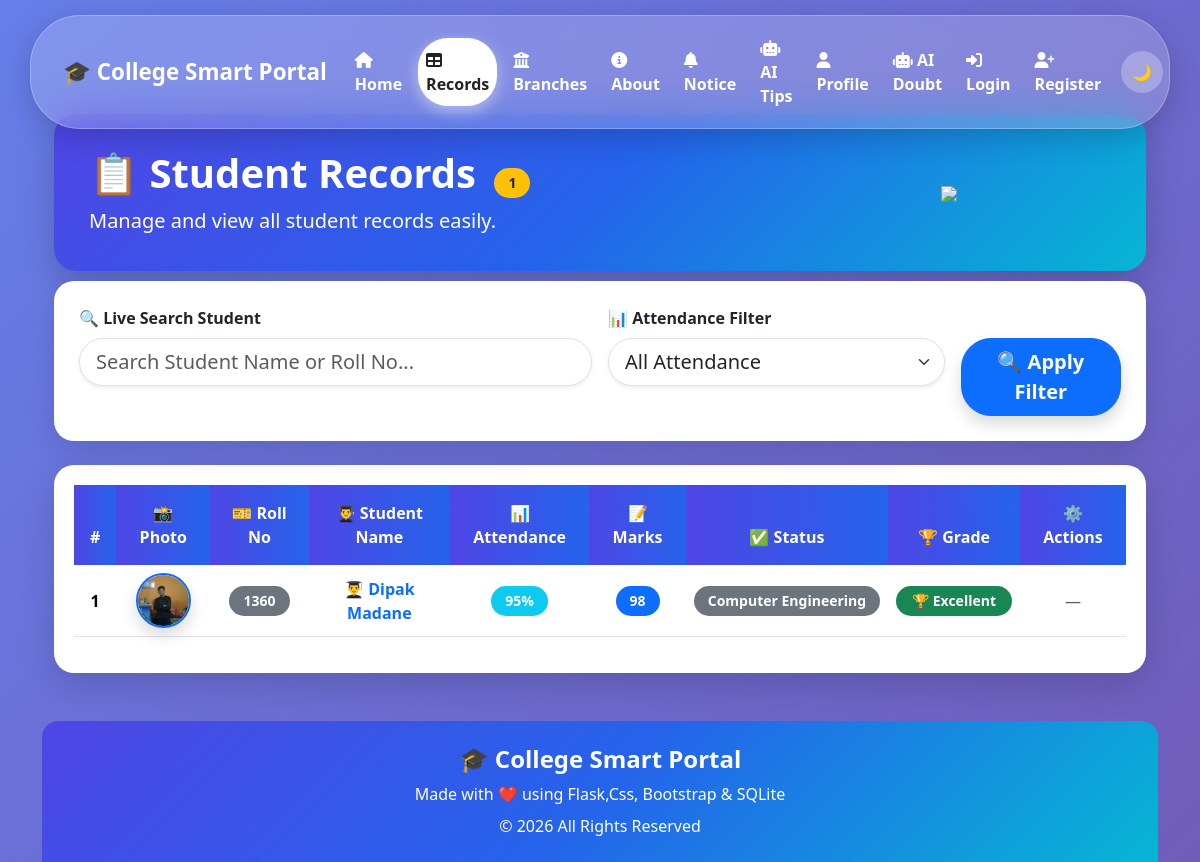
Page /record on the earlier database version.
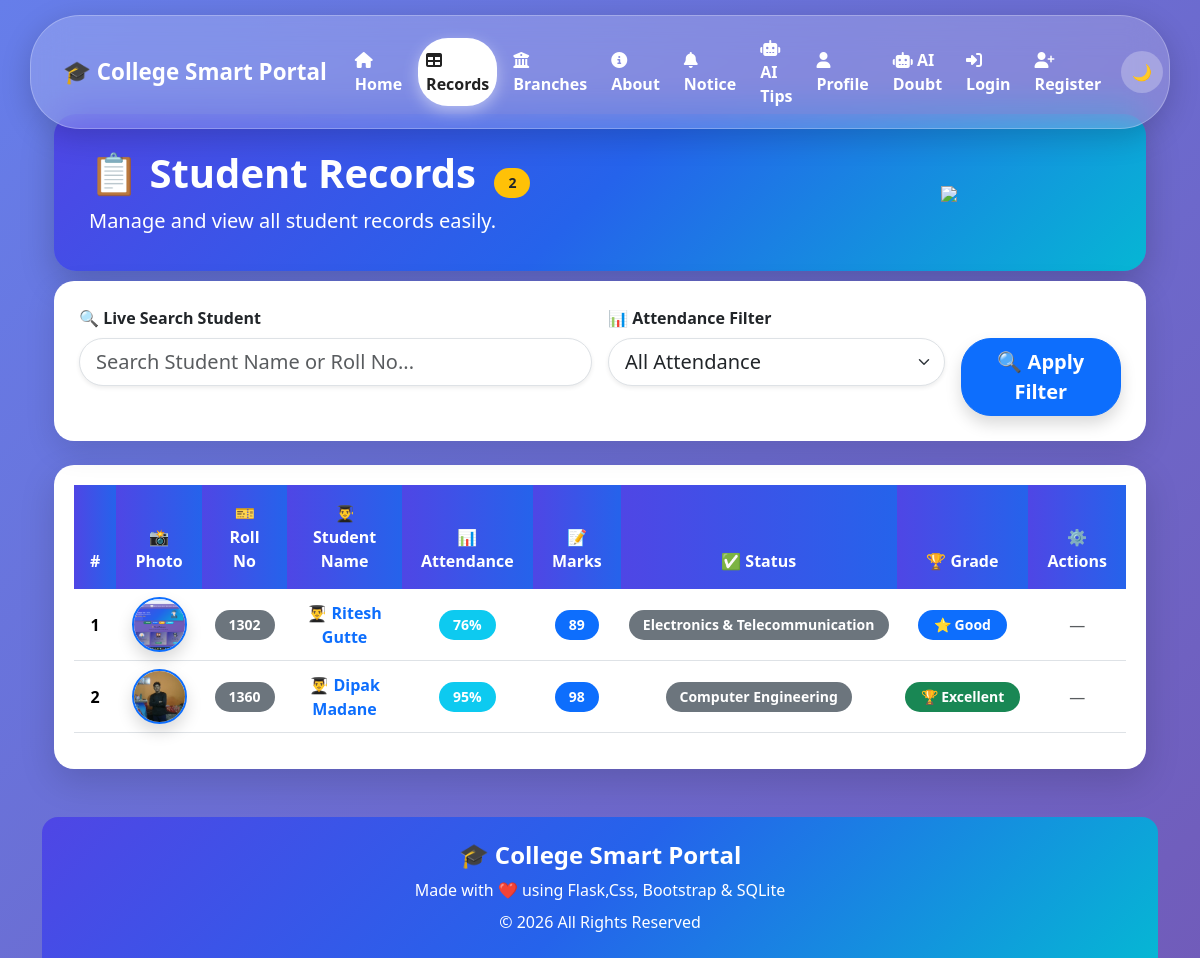
Same page on the later database version.
### tables this page shows
CREATE TABLE students (
            id INTEGER PRIMARY KEY AUTOINCREMENT,
            name TEXT NOT NULL,
            roll TEXT UNIQUE NOT NULL,
            attendance INTEGER NOT NULL,
            marks INTEGER NOT NULL,
            branch TEXT NOT NULL,
            photo TEXT
            
        
        );

### app.py (the view)
@app.route("/record")
def records():
    search = request.args.get("search", "")
    attendance = request.args.get("attendance", "")
    page = request.args.get("page", 1, type=int)
    per_page = 5
    conn = get_db()
    attendances = conn.execute("""
        SELECT DISTINCT attendance
        FROM students
        ORDER BY attendance
    """).fetchall()
    query = "SELECT * FROM students WHERE 1=1"
    count_query = "SELECT COUNT(*) FROM students WHERE 1=1"
    params = []
    count_params = []
    if search:
        query += " AND name LIKE ?"
        count_query += " AND name LIKE ?"
        params.append("%" + search + "%")
        count_params.append("%" + search + "%")
    if attendance:
        query += " AND attendance = ?"
        count_query += " AND attendance = ?"
        params.append(attendance)
        count_params.append(attendance)
    total_students = conn.execute(
        count_query,
        count_params
    ).fetchone()[0]
    total_pages = (total_students + per_page - 1) // per_page
    if page < 1:
        page = 1
    if total_pages > 0 and page > total_pages:
        page = total_pages
    offset = (page - 1) * per_page
    query += " ORDER BY id DESC LIMIT ? OFFSET ?"
    params.extend([per_page, offset])
    students = conn.execute(
        query,
        params
    ).fetchall()
    conn.close()
    return render_template(
        "record1.html",
        students=students,
        attendances=attendances,
        selected_attendance=attendance,
        search=search,
        page=page,
        total_pages=total_pages,
        total_students=total_students
    )

### app.py (called while the page is built)
def get_db():
    conn = sqlite3.connect("myproject.db")
    conn.row_factory = sqlite3.Row
    return conn

### templates/record1.html (shortened to what this page needs)
{% extends 'base.html' %}
{% block content %}
<div class="container mt-4">
<div class="record-header">
<div class="row align-items-center">
<div class="col-lg-8">
<h1 class="fw-bold">
📋 Student Records
<span class="badge bg-warning text-dark ms-2">
{{ total_students }}
</span>
</h1>
<p class="fs-5 mb-0">
Manage and view all student records easily.
</p>
</div>
<div class="col-lg-4 text-center">
<img src="https://cdn-icons-png.flaticon.com/512/3135/3135755.png"
class="img-fluid">
</div>
</div>
</div>
<div class="filter-card">
<form method="GET" action="{{ url_for('records') }}">
<div class="row g-3">
<div class="col-lg-6">
<label class="form-label fw-bold">
🔍 Live Search Student
</label>
<input
type="text"
name="search"
id="searchInput"
class="form-control form-control-lg rounded-pill shadow-sm"
placeholder="Search Student Name or Roll No...">
</div>
<div class="col-lg-4">
<label class="form-label fw-bold">
📊 Attendance Filter
</label>
<select
name="attendance"
class="form-select form-select-lg rounded-pill shadow-sm">
<option value="">All Attendance</option>
</select>
</div>
<div class="col-lg-2 d-grid">
<label class="form-label text-white">
</label>
<button
type="submit"
class="btn btn-primary btn-lg shadow">
🔍 Apply Filter
</button>
</div>
</div>
</form>
</div>
<div class="table-card mt-4">
{% if students %}
<div class="table-responsive">
<table class="table table-hover align-middle text-center"
id="studentTable">
<thead>
<tr>
<th>#</th>
<th> 📸 Photo</th>
<th>🎫 Roll No</th>
<th>👨‍🎓 Student Name</th>
<th>📊 Attendance</th>
<th>📝 Marks</th>
<th>✅ Status</th>
<th>🏆 Grade</th>
<th>⚙️ Actions</th>
</tr>
</thead>
<tbody>
{% for student in students %}
<tr>
<td class="fw-bold">
{{ loop.index }}
</td>
<td>
    {% if student.photo %}
        <img src="{{ url_for('static', filename='uploads/' + student.photo) }}"
             width="55"
             height="55"
             class="rounded-circle border border-2 border-primary shadow"
             style="object-fit:cover;">
    {% else %}
        <img src="{{ url_for('static', filename='default.png') }}"
             width="55"
             height="55"
             class="rounded-circle border">
    {% endif %}
</td>
<td>
    <span class="badge bg-secondary">
        {{ student.roll }}
    </span>
</td>
<td>
<a href="{{ url_for('student_detail', id=student.id) }}"
class="fw-bold text-decoration-none text-primary">
👨‍🎓 {{ student.name }}
</a>
</td>
<td>
<span class="badge bg-info">
{{ student.attendance }}%
</span>
</td>
<td>
<span class="badge bg-primary">
{{ student.marks }}
</span>
</td>
<td>
   <span class="badge bg-secondary">
        {{ student.branch }}
    </span>
</td>
<td>
{% if student.marks >= 90 %}
<span class="badge bg-success px-3 py-2">
🏆 Excellent
</span>
{% elif student.marks >= 75 %}
<span class="badge bg-primary px-3 py-2">
⭐ Good
</span>
{% elif student.marks >= 60 %}
<span class="badge bg-warning text-dark px-3 py-2">
👍 Average
</span>
{% else %}
<span class="badge bg-danger px-3 py-2">
📘 Poor
</span>
{% endif %}
</td>
<td>
{% if session.get("role")=="admin" %}
<a href="{{ url_for('edit_student', id=student.id) }}"
class="btn btn-warning btn-sm rounded-pill px-3 me-1">
✏️ Edit
</a>
<form action="{{ url_for('delete_student', id=student.id) }}"
method="POST"
style="display:inline;">
<button
class="btn btn-danger btn-sm rounded-pill px-3"
onclick="return confirm('Delete this student?')">
🗑️ Delete.
</button>
</form>
{% else %}
<span class="text-muted">—</span>
{% endif %}
</td>
</tr>
{% endfor %}
</tbody>
</table>
</div>
{% endif %}
</div>
</div>
{% endblock %}

Differences in the rows shown:
added students: photo (picture), roll "1302", name "Ritesh Gutte", attendance "76", marks "89", branch "Electronics & Telecommunication", shows "⭐ Good"
Other differences:
{{ total_students }}: "1" → "2"
